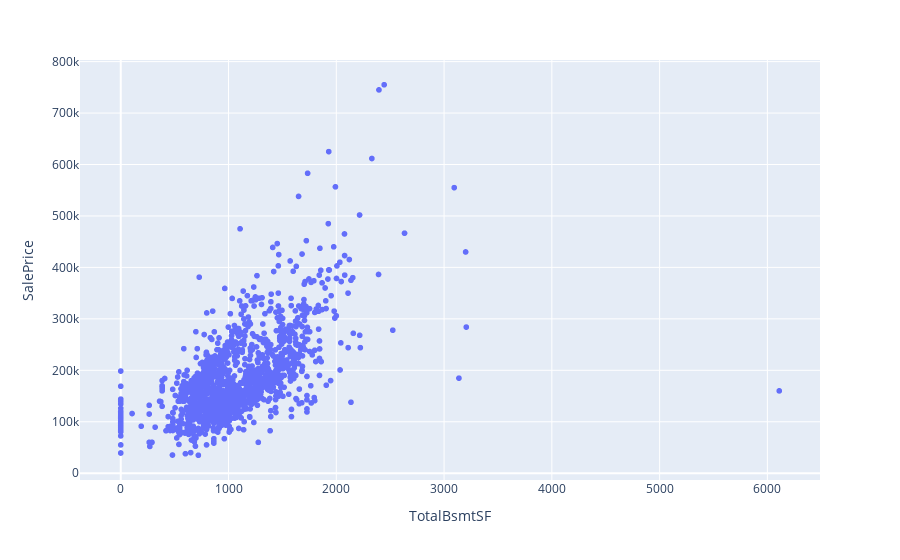

Source (notebook cell):
### Code cell
import plotly.express as px
data = pd.concat([train_df['SalePrice'], train_df['TotalBsmtSF']], axis=1)
fig = px.scatter(data, x='TotalBsmtSF', y='SalePrice')
fig.show()

### Figure 1 — Plotly figure (JSON) as saved in the notebook; plotly's stock layout.template omitted (floating-point values rounded to 4 significant figures; data arrays with more than 128 entries replaced by an {"elided": "..."} marker saying what was removed)
{"data": [{"hovertemplate": "TotalBsmtSF=%{x}<br>SalePrice=%{y}<extra></extra>", "legendgroup": "", "marker": {"color": "#636efa", "symbol": "circle"}, "mode": "markers", "name": "", "showlegend": false, "type": "scattergl", "x": {"elided": "1460 int values"}, "xaxis": "x", "y": {"elided": "1460 int values"}, "yaxis": "y"}], "layout": {"legend": {"tracegroupgap": 0}, "margin": {"t": 60}, "xaxis": {"anchor": "y", "domain": [0, 1], "title": {"text": "TotalBsmtSF"}}, "yaxis": {"anchor": "x", "domain": [0, 1], "title": {"text": "SalePrice"}}}}
